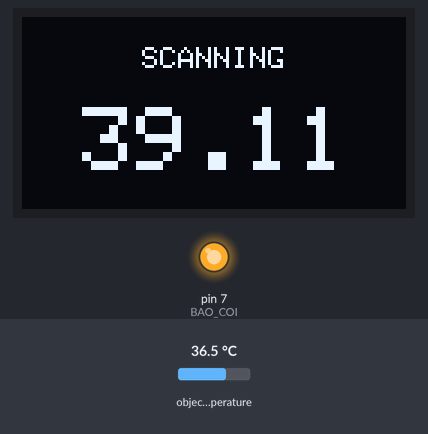
Bench run of a sketch on a simulated Arduino Uno, built with avr-gcc and run on an emulated ATmega328P. Parts: 128×64 one-colour display, output pins drawn as LEDs (lit = HIGH). The inputs (shaded band) are chosen by the test bench; at power-on: object temperature 36.5 °C.

Above: at 1.3 s.
1.4 s: object temperature set to 35.6 °C
At 2.7 s:
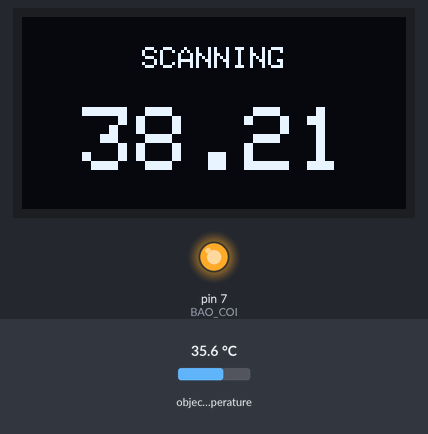
3.1 s: object temperature set to 34.9 °C
At 4.4 s:
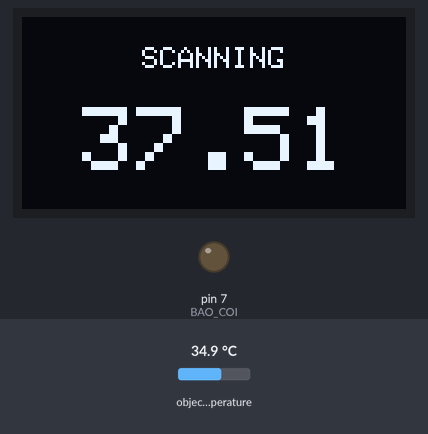
4.7 s: object temperature set to 20 °C
At 5.4 s:
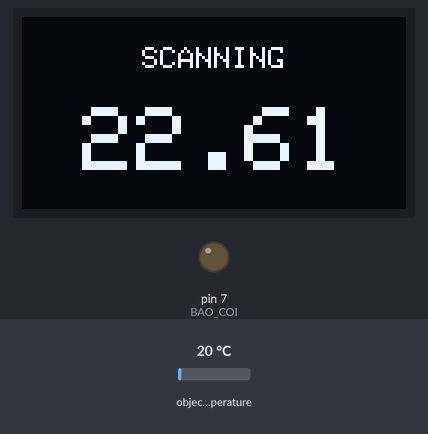
Timing chart, 0 to 7.7 s (numbered marks = the images above; inputs shaded):
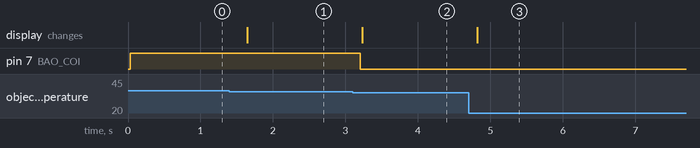

Measured:
- the behaviour switches between 35.2 and 35.1 °C on object temperature (found by bisection; images 1 and 2)
- after the input at 1.4 s, the display: changes after 0.25 s (image 1)
- after the input at 3.1 s, pin 7 (BAO_COI): HIGH → LOW after 0.11 s; the display: changes after 0.13 s (image 2)
- after the input at 4.7 s, the display: changes after 0.12 s (image 3)

The sketch:

arduinonano_dotn.ino
```cpp
#include <Wire.h>
#include <Adafruit_MLX90614.h>
Adafruit_MLX90614 mlx = Adafruit_MLX90614();

#include <SPI.h>
#include <Wire.h>
#include <Adafruit_GFX.h>
#include <Adafruit_SH1106.h>
#define SCREEN_WIDTH 128 // OLED display width, in pixels
#define SCREEN_HEIGHT 64 // OLED display height, in pixels
// Declaration for an SH1106 display connected to I2C (SDA, SCL pins)
#define OLED_RESET     -1 // Reset pin # (or -1 if sharing Arduino reset pin)
Adafruit_SH1106 display(OLED_RESET);

#define BAO_COI (7)

void setup() {
  Serial.begin(9600);

  mlx.begin();

  display.begin(SH1106_SWITCHCAPVCC, 0x3C);

  pinMode(BAO_COI, OUTPUT);
}
void loop() {


  float nhiet_do;
  float nhiet_do_chuan;
  nhiet_do = mlx.readObjectTempC();
  nhiet_do_chuan = (nhiet_do + 2.6);
  if(nhiet_do_chuan >= 37.8){
    digitalWrite(BAO_COI, HIGH);
    }
  else {
    digitalWrite(BAO_COI, LOW);
    }

  display.setTextSize(1);
  display.setTextColor(WHITE);
  display.setCursor(40, 10);
  display.print("SCANNING");
  display.setCursor(20, 30);
  display.setTextSize(3);
  display.print(nhiet_do_chuan);
  display.display();
  display.clearDisplay();
  delay(500);
  //Serial.println(nhiet_do_chuan);
}
```
